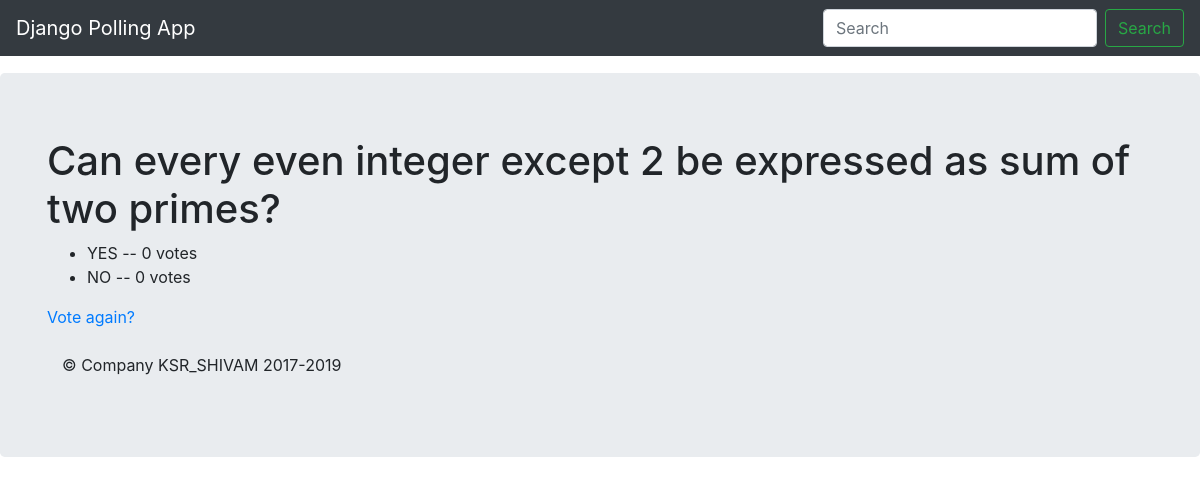
/polls/2/results, run on the app's committed database.
### polls/models.py (models this page shows, shortened)
class Question(models.Model):
	question_text=models.CharField(max_length=200)
	pub_date=models.DateTimeField('Date_Published')

class Choice(models.Model):
	choice_text=models.CharField(max_length=200)
	votes=models.IntegerField(default=0)
	question=models.ForeignKey(Question,on_delete=models.CASCADE)

### polls/views.py (the view)
# urls.py: url(r'^(?P<question_id>[0-9]+)/results$',views.results,name="results"),
def results(request,question_id):
	question=get_object_or_404(Question,pk=question_id)
	return render(request,'polls/results.html', {'question':question})

### polls/templates/polls/results.html
{% extends 'polls/base.html' %}
{% block main_content %}
<h1>{{question.question_text}}</h1>
<ul>
	{% for choice in question.choice_set.all %}
	<li>{{choice.choice_text}} -- {{choice.votes}} vote{{choice.votes|pluralize}}</li>
	{% endfor %}
</ul>
<a href="{% url 'polls:detail' question.id %}">Vote again?</a>
{% endblock %}

### data on the page
Question: question_text "Can every even integer except 2 be expressed as sum of two primes?"
Choice: choice_text "YES", votes "0"
Choice: choice_text "NO", votes "0"
